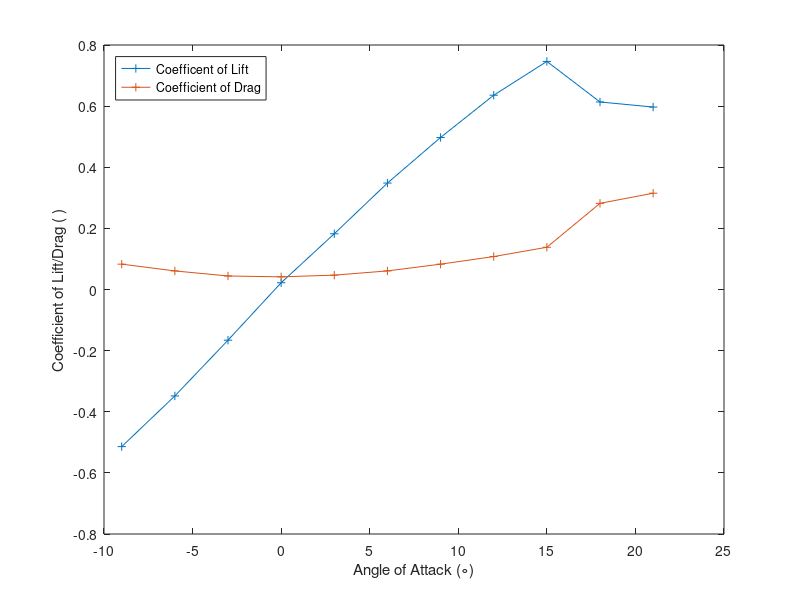
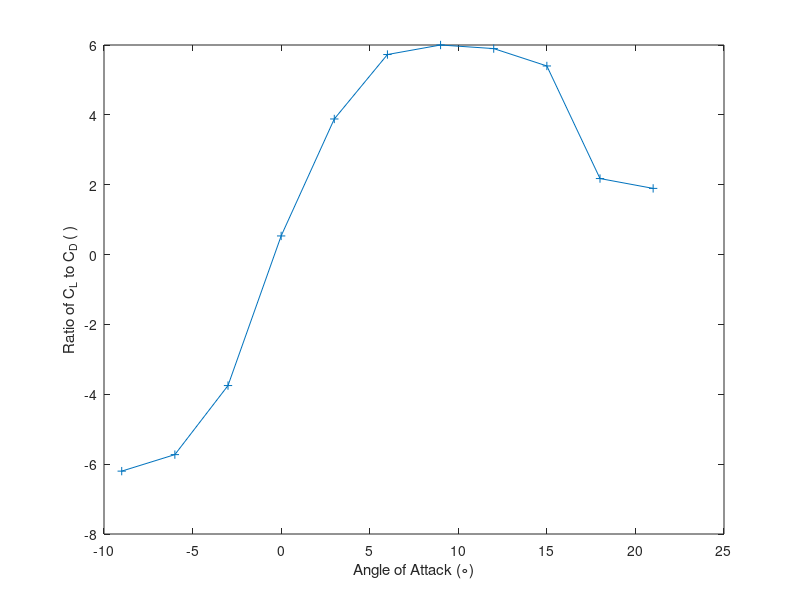
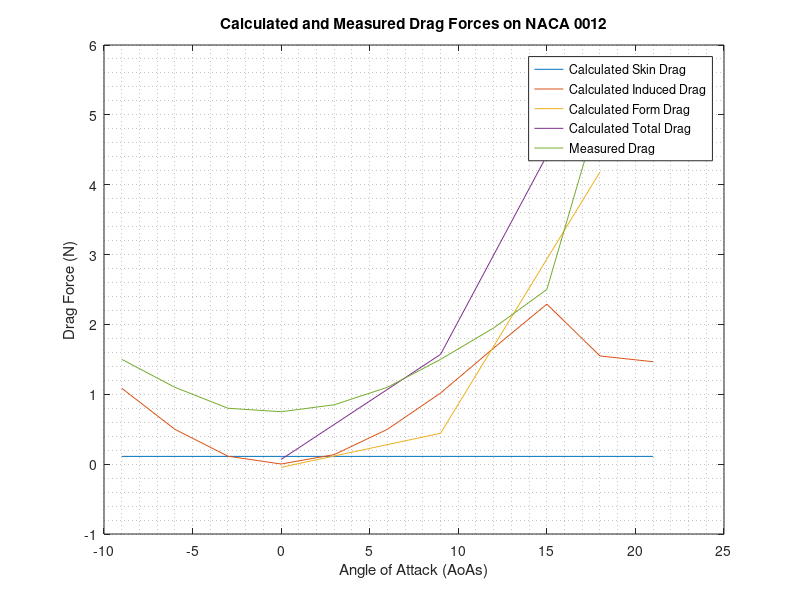

Write the MATLAB code that produced these figures, in order.
clear all 
close all

%% Part 1
Temp_I = 21.2+273.15; % Deg C
Temp_F = 22.6+273.15; % Deg C
Pres_I = 102268; % Pa
Pres_F = 102235; % Pa
R = 8.314; % J/molK
MW = 28.97/1000; % g/mol

Density_I = (MW*Pres_I)/(R*Temp_I); % kg/m3
Density_F = (MW*Pres_F)/(R*Temp_F); % kg/m3

%% Part 2



AoA_Foil_0  = [1.6,3.2,2.95,3.54,3.85,3.57,3.79,3.65,3.52,3.05,3.31,3.16,2.98,2.55,3.65,3.44,3.21,3.5,3.4,3.31,2.91,3.14,.49].*0.0254;
AoA_Foil_9  = [1.6,3.2,7,5.9,5.25,4.4,4.2,3.8,3.55,3.05,3.25,3.15,1.6,2.2,2.6,2.65,2.7,3.05,3.1,3.05,2.7,2.9,.45].*0.0254;
AoA_Foil_18 = [1.6,3.25,4.05,3.95,4.00,3.7,4.1,4.15,4.2,3.65,4.0,3.85,1.5,1.9,2.25,2.35,2.5,2.9,3.0,3.1,2.85,3.25,0.5].*0.0254;

Den_Water = 998; %kg/m3
Gravity = 9.81; %m/s2

Pres_Foil_0 =  Pres_I - Den_Water*Gravity.*AoA_Foil_0;
Pres_Foil_9 =  Pres_I - Den_Water*Gravity.*AoA_Foil_9;
Pres_Foil_18 =  Pres_I - Den_Water*Gravity.*AoA_Foil_18;

%% Part 3

Vel_Foil_0 = sqrt((2/Density_I)*(Pres_Foil_0(1)-Pres_Foil_0(2)));
Vel_Foil_9 = sqrt((2/Density_I)*(Pres_Foil_9(1)-Pres_Foil_9(2)));
Vel_Foil_18 = sqrt((2/Density_I)*(Pres_Foil_18(1)-Pres_Foil_18(2)));
Vel_Foil_Mean = mean([Vel_Foil_0,Vel_Foil_9,Vel_Foil_18]);

%% Part 4

AoAs = [-9,-6,-3,0,3,6,9,12,15,18,21];
L_Force = [-9.3,-6.3,-3,0.4,3.3,6.3,9,11.5,13.5,11.1,10.8];
D_Force = [1.5,1.1,0.8,0.75,0.85,1.1,1.5,1.95,2.5,5.1,5.7];
A = .15*.30; % Chord * Span
C_L = L_Force/(.5*Density_I*(Vel_Foil_Mean^2)*A);
C_D = D_Force/(.5*Density_I*(Vel_Foil_Mean^2)*A);

C_L_Fit = polyfit(AoAs,C_L,1);
Zero = -C_L_Fit(2)/C_L_Fit(1); % This says we dont need to adjust at all, below +-0.5 degrees
CL = C_L';
CD = C_D';
%% Part 5
f1 = figure(1);
plot(AoAs,C_L,'-+',AoAs,C_D,'-+')
xlabel('Angle of Attack (\circ)')
ylabel('Coefficient of Lift/Drag ( )')
legend('Coefficent of Lift','Coefficient of Drag','location','northwest')


%% Part 6
f2 = figure(2);
plot(AoAs,C_L./C_D,'-+')
xlabel('Angle of Attack (\circ)')
ylabel('Ratio of C_L to C_D ( )')


%% Part 7

AoA_0_T  = [AoA_Foil_0(1),AoA_Foil_0(3:12),AoA_Foil_0(12)];
AoA_9_T  = [AoA_Foil_9(1),AoA_Foil_9(3:12),AoA_Foil_9(12)];
AoA_18_T = [AoA_Foil_18(1),AoA_Foil_18(3:12),AoA_Foil_18(12)];

AoA_0_B  = [AoA_Foil_0(1),AoA_Foil_0(13:22),AoA_Foil_0(22)];
AoA_9_B  = [AoA_Foil_9(1),AoA_Foil_9(13:22),AoA_Foil_9(22)];
AoA_18_B = [AoA_Foil_18(1),AoA_Foil_18(13:22),AoA_Foil_18(22)];


AoA_0_T_1  = AoA_0_T-(AoA_Foil_0(end));
AoA_9_T_1  = AoA_9_T-(AoA_Foil_9(end));
AoA_18_T_1 = AoA_18_T-(AoA_Foil_18(end));

AoA_0_B_1  = AoA_0_B-(AoA_Foil_0(end));
AoA_9_B_1  = AoA_9_B-(AoA_Foil_9(end));
AoA_18_B_1 = AoA_18_B-(AoA_Foil_18(end));


Pres_0_1_T =  -Den_Water*Gravity.*AoA_0_T_1;
Pres_9_1_T =  -Den_Water*Gravity.*AoA_9_T_1;
Pres_18_1_T = -Den_Water*Gravity.*AoA_18_T_1;
Pres_0_1_B =  -Den_Water*Gravity.*AoA_0_B_1;
Pres_9_1_B =  -Den_Water*Gravity.*AoA_9_B_1;
Pres_18_1_B = -Den_Water*Gravity.*AoA_18_B_1;

Pres_0_T =  Pres_0_1_T(1:12);
Pres_9_T =  Pres_9_1_T(1:12);
Pres_18_T = Pres_18_1_T(1:12);
Pres_0_B =  Pres_0_1_B(1:12);
Pres_9_B =  Pres_9_1_B(1:12);
Pres_18_B = Pres_18_1_B(1:12);


c = .15; % Chorde Length
t = .12;% Thickness to chord
L = .30; % Span

x_top = [0,0.76, 3.81, 11.43, 19.05, 38, 62, 80.77, 101.35, 121.92, 137.16,150]./1000;
x_bot = [0,1.52,7.62,15.24,22.86,41.15,59.44,77.73,96.02,114.3,129.54,150]./1000; 

y_top =5*c*t.*( (.2969.*sqrt(x_top/c))-(.1260.*x_top/c)-(.3516.*(x_top/c).^2)+(.2843.*(x_top/c).^3)-(.1015.*(x_top/c).^4));
y_bot =-5*c*t.*( (.2969.*sqrt(x_bot/c))-(.1260.*x_bot/c)-(.3516.*(x_bot/c).^2)+(.2843.*(x_bot/c).^3)-(.1015.*(x_bot/c).^4));

%plot(x_top,y_top,x_bot,y_bot)

% Top Stuff
for i = 1:length(y_top)-1
    theta = atand((y_top(i+1)-y_top(i))/(x_top(i+1)-x_top(i)));
    Drag_Top_0(i)  = L*(x_top(i+1)-x_top(i))*((Pres_0_T(i)+Pres_0_T(i+1))/2)*tand(theta);
    Drag_Top_9(i)  = L*(x_top(i+1)-x_top(i))*((Pres_9_T(i)+Pres_9_T(i+1))/2)*tand(theta);
    Drag_Top_18(i)  = L*(x_top(i+1)-x_top(i))*((Pres_18_T(i)+Pres_18_T(i+1))/2)*tand(theta);
    Lift_Top_0(i)  = -L*(x_top(i+1)-x_top(i))*((Pres_0_T(i)+Pres_0_T(i+1))/2);
    Lift_Top_9(i)  = -L*(x_top(i+1)-x_top(i))*((Pres_9_T(i)+Pres_9_T(i+1))/2);
    Lift_Top_18(i)  = -L*(x_top(i+1)-x_top(i))*((Pres_18_T(i)+Pres_18_T(i+1))/2);

    b_theta = atan((y_bot(i+1)-y_bot(i))/(x_bot(i+1)-x_bot(i)));
    Drag_Bot_0(i)  = -L*(x_bot(i+1)-x_bot(i))*((Pres_0_B(i)+Pres_0_B(i+1))/2)*tand(b_theta);
    Drag_Bot_9(i)  = -L*(x_bot(i+1)-x_bot(i))*((Pres_9_B(i)+Pres_9_B(i+1))/2)*tand(b_theta);
    Drag_Bot_18(i) = -L*(x_bot(i+1)-x_bot(i))*((Pres_18_B(i)+Pres_18_B(i+1))/2)*tand(b_theta);
    Lift_Bot_0(i)  = L*(x_bot(i+1)-x_bot(i))*((Pres_0_B(i)+Pres_0_B(i+1))/2);
    Lift_Bot_9(i)  = L*(x_bot(i+1)-x_bot(i))*((Pres_9_B(i)+Pres_9_B(i+1))/2);
    Lift_Bot_18(i) = L*(x_bot(i+1)-x_bot(i))*((Pres_18_B(i)+Pres_18_B(i+1))/ 2);
end



%% Part 8

nu = 1.5*10^-5; %m2/s
Re = Vel_Foil_Mean*c/nu;
Skin_Coeff = 0.0742/(Re^(1/5));
Skin_Drag = (1/2)*Skin_Coeff*Density_I*A*Vel_Foil_Mean^2;


%% Part 9

Induced_Coeff = (C_L.^2)/(pi*(L/c)*.7);
Induced_Drag = (Induced_Coeff*(Density_I)*A*Vel_Foil_Mean^2)/2;
Induced_Drag2 = Induced_Drag';
Ind_D_0 = Induced_Drag(4);
Ind_D_9 = Induced_Drag(7);
Ind_D_18 = Induced_Drag(10);
Ind_D_All = [Ind_D_0,Ind_D_9,Ind_D_18];

%% Part 10


a = 9;
DragTop9 =  Drag_Top_9.*cosd(a) + Lift_Top_9.*sind(a);
LiftTop9 = -Drag_Top_9.*sind(a) + Lift_Top_9.*cosd(a);
DragBot9 =  Drag_Bot_9.*cosd(a) + Lift_Bot_9.*sind(a);
LiftBot9 =  -Drag_Bot_9.*sind(a) + Lift_Bot_9.*cosd(a);

a = 18;
DragTop18 =  Drag_Top_18.*cosd(a) + Lift_Top_18.*sind(a);
LiftTop18 = -Drag_Top_18.*sind(a) + Lift_Top_18.*cosd(a);
DragBot18 =  Drag_Bot_18.*cosd(a) + Lift_Bot_18.*sind(a);
LiftBot18 =  -Drag_Bot_18.*sind(a) + Lift_Bot_18.*cosd(a);

Form_Drag_0 = sum(Drag_Top_0 + Drag_Bot_0);
Form_Lift_0 = sum(Lift_Top_0 + Lift_Bot_0);
Form_Drag_9 = sum(DragTop9 + DragBot9) ;
Form_Lift_9 = sum(LiftTop9 + LiftBot9);
Form_Drag_18 = sum(DragTop18 + DragBot18) ;
Form_Lift_18 = sum(LiftTop18 + LiftBot18);

Form_Drag_array = [Form_Drag_0,Form_Drag_9,Form_Lift_18];
%% Part 11


Skin_Drag_Lin = linspace(Skin_Drag, Skin_Drag, 11);
 
Specific_Angles = [AoAs(4), AoAs(7), AoAs(10)];
Drag_Form = [Form_Drag_0, Form_Drag_9, Form_Drag_18];

Total_Drag_0 = Form_Drag_0 + Skin_Drag + Ind_D_0;
Total_Drag_9 = Form_Drag_9 + Skin_Drag + Ind_D_9;
Total_Drag_18 = Form_Drag_18 + Skin_Drag + Ind_D_18;
Total_D = [Total_Drag_0, Total_Drag_9, Total_Drag_18];
Total_Lift_18 = Form_Lift_18;
Drag = [1.5,1.1,0.8,.75,.85,1.1,1.5,1.95,2.5,5.1,5.7];

f3 = figure(3);
plot(AoAs, Skin_Drag_Lin)
hold on
plot(AoAs, Induced_Drag )
plot(Specific_Angles, Drag_Form)
plot(Specific_Angles, Total_D)
plot(AoAs, Drag)
title('Calculated and Measured Drag Forces on NACA 0012')
legend('Calculated Skin Drag', 'Calculated Induced Drag', 'Calculated Form Drag', 'Calculated Total Drag', 'Measured Drag', 'Location', 'best')
xlabel('Angle of Attack (AoAs)')
ylabel('Drag Force (N)')
grid minor
 
%% Part 12
 
Un_L = 0.01; %N
Un_A = 0.25*10^-6; % m^3 
Un_Mano = 0.0005; % m
Un_Den = 0.05; % kg/m3
 
alift = 1/(A*998*Gravity*(AoA_Foil_18(1) - AoA_Foil_18(2)));
aA = -Total_Lift_18/((A^2)*998*Gravity*(AoA_Foil_18(1) - AoA_Foil_18(2)));
amano = -Total_Lift_18/(A*998*Gravity*(AoA_Foil_18(1) - AoA_Foil_18(2))^2);
adens = -Total_Lift_18/(A*(998)^2*Gravity*(AoA_Foil_18(1) - AoA_Foil_18(2)));
 
uncertainty = sqrt((alift*Un_L)^2+(amano*Un_Mano)^2+(adens*Un_Den)^2+(aA*Un_A)^2)
